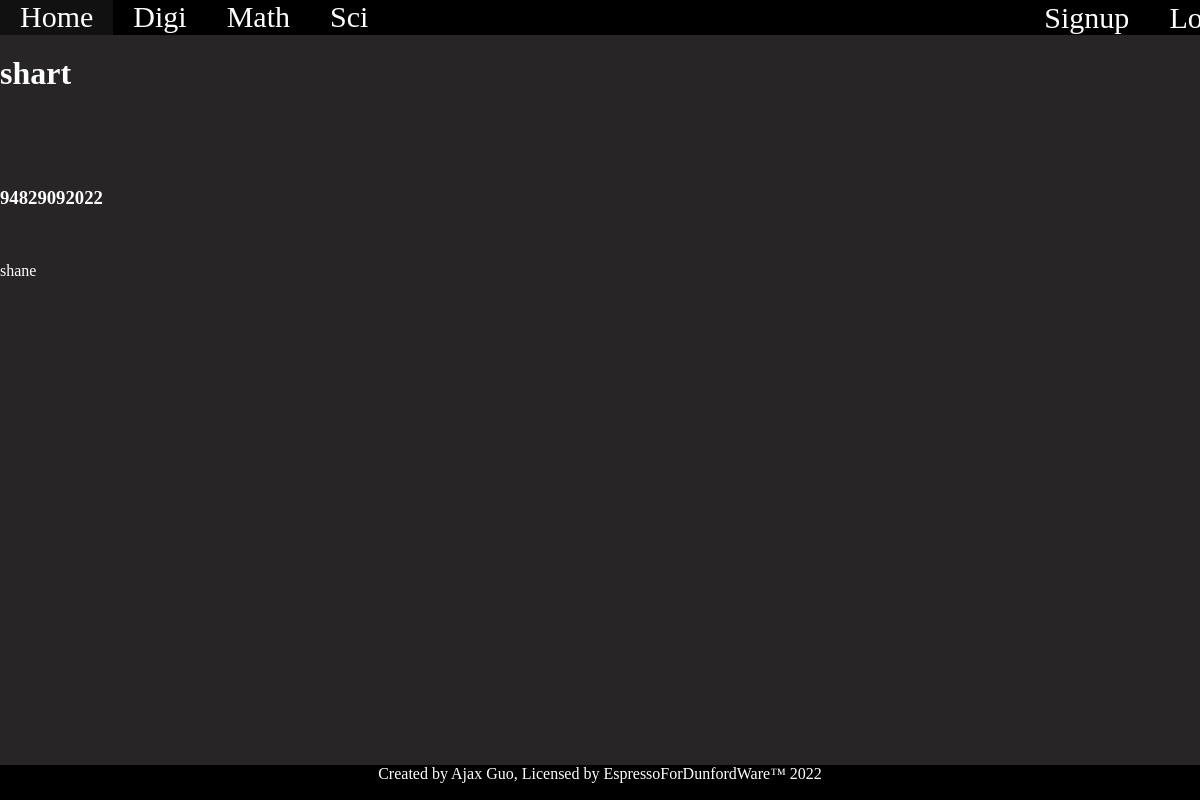
Screenshot of /board/1/29 with the database file from the repository.
### tables this page shows
CREATE TABLE Thread (id INTEGER PRIMARY KEY AUTOINCREMENT, title STRING NOT NULL, board_id INTEGER NOT NULL REFERENCES Board (id), pinned BOOLEAN NOT NULL, category STRING NOT NULL);

CREATE TABLE Post (id INTEGER PRIMARY KEY AUTOINCREMENT, created_at DATETIME NOT NULL, body STRING NOT NULL, user_id INTEGER NOT NULL REFERENCES User (id), thread_id INTEGER NOT NULL REFERENCES Thread (id), board_id INTEGER REFERENCES Board (id) NOT NULL, image_string STRING);

### main.py (the view)
@app.route("/board/<int:board_id>/<int:thread_id>", methods=["GET"])
def thread_view(board_id , thread_id):
    conn = get_db()
    cursor = conn.cursor()
    cursor.execute('''SELECT name FROM Board WHERE id = ?''', (board_id,))
    name = cursor.fetchone()
    cursor.execute('''SELECT id,title FROM Thread WHERE id = ?''', (thread_id,))
    thread_value=cursor.fetchone()
    cursor.execute('''SELECT body FROM Post WHERE thread_id = ?''', (thread_id,))
    thread_text=cursor.fetchone()
    cursor.execute('''SELECT created_at FROM Post WHERE thread_id = ?''', (thread_id,))
    thread_time=cursor.fetchone()
    return render_template("thread.html", name=name[0], thread_id=thread_id,
                            thread_value=thread_value, thread_text=thread_text,
                            thread_time=thread_time)

### main.py (called while the page is built)
def get_db():
    if "db" not in g:
        g.db = sqlite3.connect("kabaj.db")
    return g.db

@app.teardown_appcontext
def teardown_db(_):
    get_db().close()

### templates/thread.html (shortened to what this page needs)
<!DOCTYPE html>
{%extends "layout.html"%}
{%block content%}
  <p><br></p>
  <h1>{{thread_value[1]}}</h1> <br>
  <h3>{{username}}</h3> <br>
  <h3> {{thread_time[0]}}</h3> <br>
  <p>{{thread_text[0]}}</p>
{%endblock%}

### static/style.css (style rules this page uses)
body { background-color:#272525; font-family:"Roboto Mono"; color: white; }
body { margin:0; }

### rows the page displays
Thread: title "shart"
Post: created_at "94829092022", body "shane"
